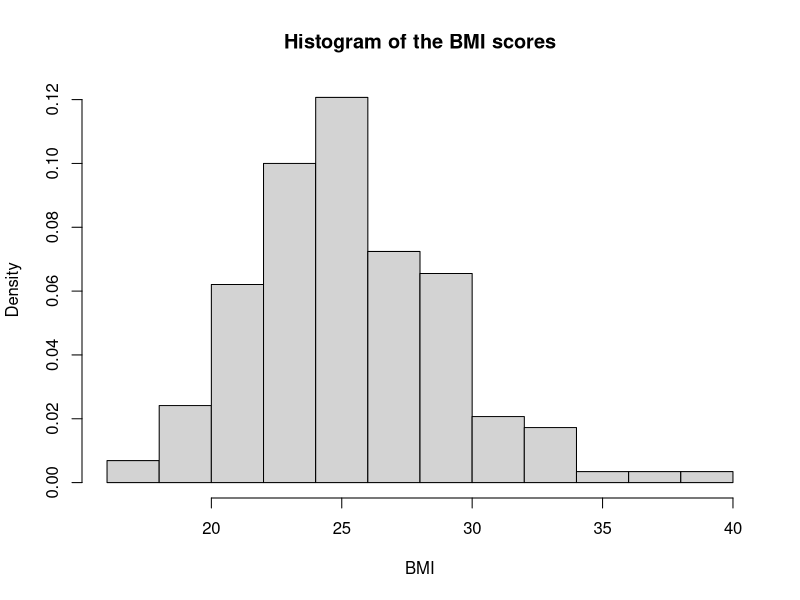
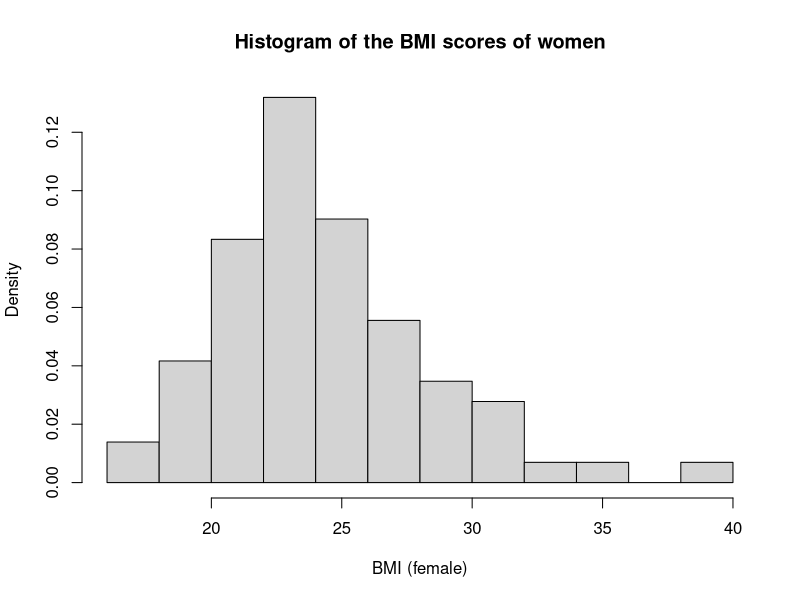
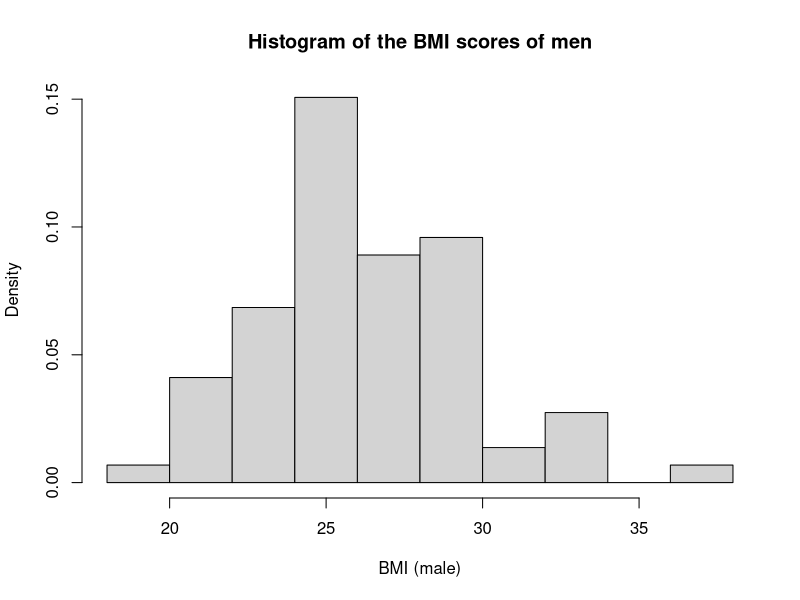
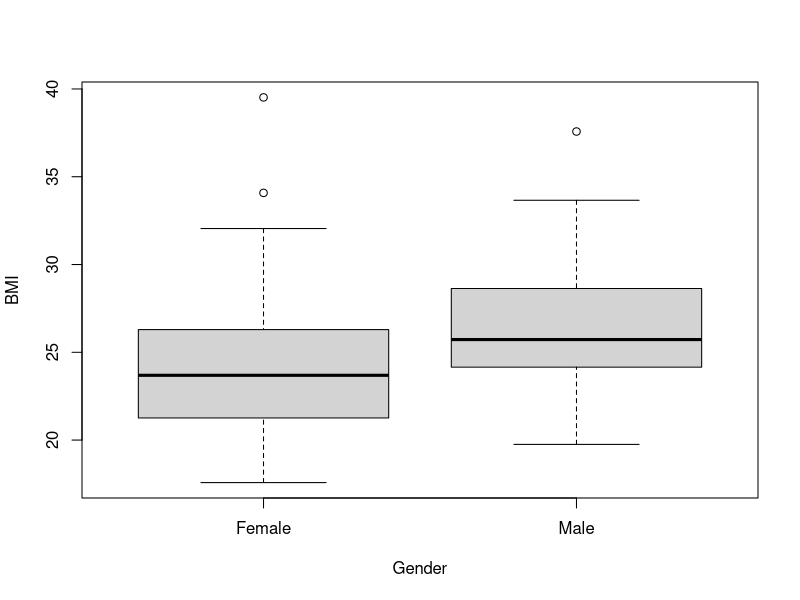
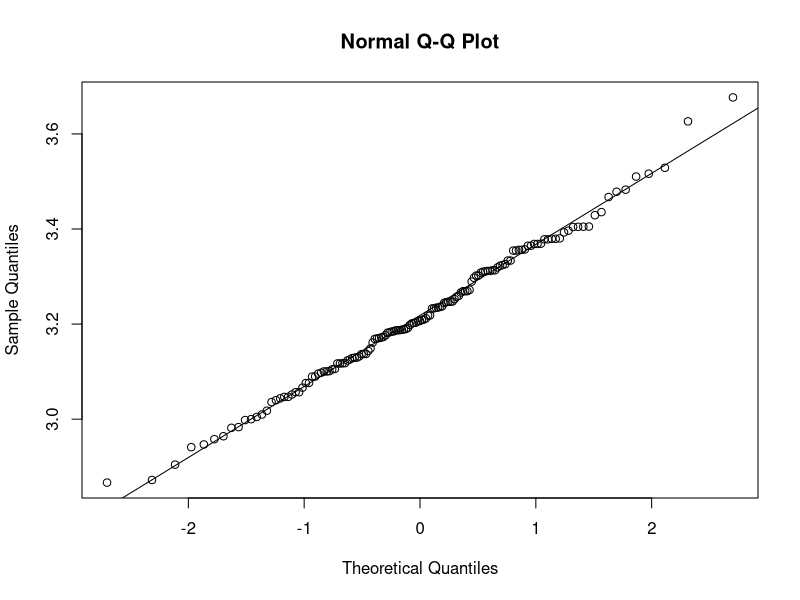
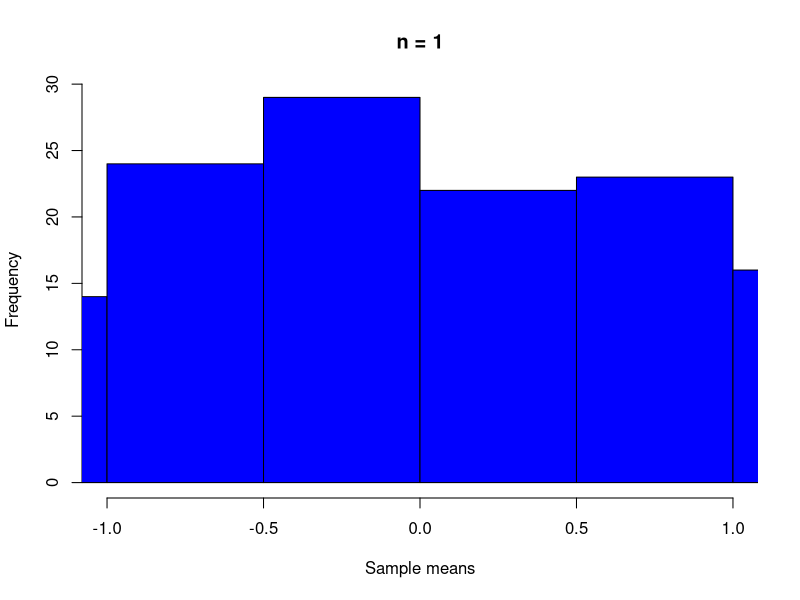
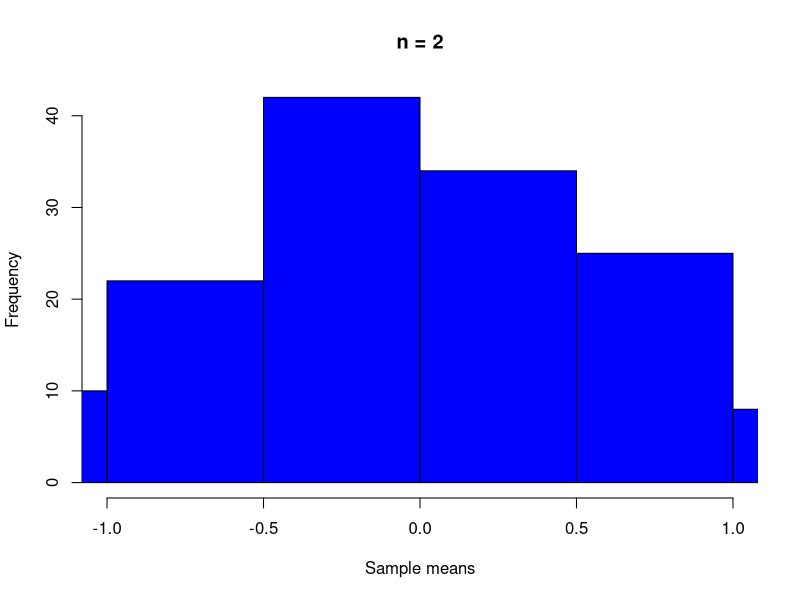
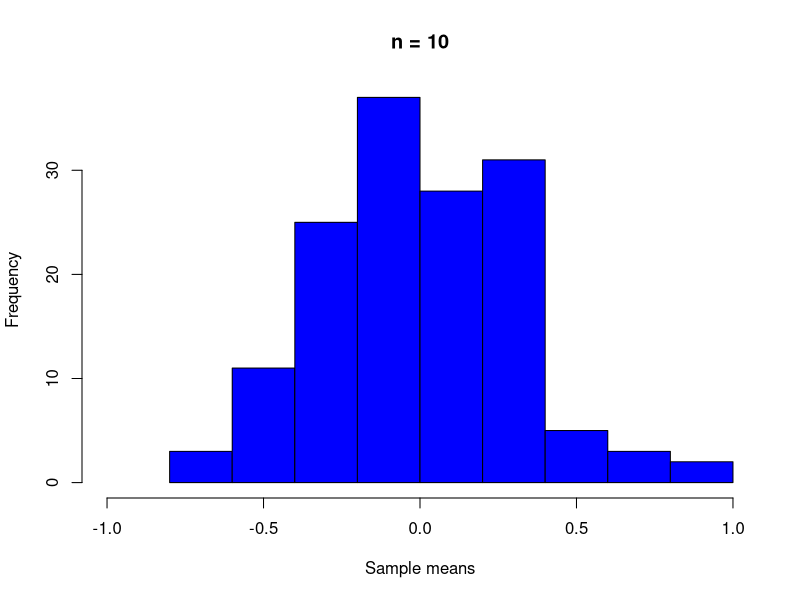

The R script that drew these images, in order:
######################## Project 1###################################
# Topic: BMI survey
# Author: Rebeka Bato Julianna (s182575)
# deadline : 23th October

# Reading the data into R and setting working directory
setwd("~/")
D <- read.table("bmi1_data.csv", header=TRUE, sep=";", as.is=TRUE)

#######First part: Discriptive analysis#######

###########Q/A###########
# Number of observational unites
dim(D)[1]
# Names of the variables:
names(D)
# Missing data
sum(is.na(D))

############Q/B###########
# Calculation of BMI scores, adding to data frame as "bmi"
D$bmi <- D$weight / (D$height/100) ^ 2
# Testing the new set of names and some BMI scores
head(D)
# Density histogram of the BMI scores
hist(D$bmi, xlab="BMI", prob=TRUE, main="Histogram of the BMI scores")
# Finding the meadian and the mean of BMI scores to verify the histogram is right-skewed
median(D$bmi)
mean(D$bmi)

###########Q/C############
# Dividing data into two subsets based on gender
Dfemale <- subset(D, gender == 0)
Dmale <- subset(D, gender == 1)
# Making separate density histograms of the subsets
hist(Dfemale$bmi, xlab="BMI (female)", prob=TRUE, main="Histogram of the BMI scores of women")
hist(Dmale$bmi, xlab="BMI (male)", prob=TRUE, main="Histogram of the BMI scores of men")
# Calculating the means and medians of the subsets
mean(Dfemale$bmi)
median(Dfemale$bmi)
mean(Dmale$bmi)
median(Dmale$bmi)

###########Q/D############
# Making box plot of the BMI scores by gender
boxplot(Dfemale$bmi, Dmale$bmi, names=c("Female", "Male"), xlab="Gender", ylab="BMI")

###########Q/E############
# Total number of observations
sum(!is.na(D$bmi), na.rm=TRUE)
# Mean of BMI scores, gender combined
mean(D$bmi, na.rm=TRUE)
# Median of BMI scores, gender combined
median(D$bmi, na.rm=TRUE)
# Sample variance of BMI scores, gender combined
var(D$bmi, na.rm=TRUE)
# Sample standard deviation of BMI scores, gender combined
sd(D$bmi, na.rm=TRUE)
# Finding lower (25%) and upper (75%) quartiles of the sample of BMI scores, gender combined
quantile(D$bmi, na.rm=TRUE)
---------------------------------
# Total number of observations of women
sum(!is.na(Dfemale$bmi), na.rm=TRUE)
# Mean of BMI scores of females
mean(Dfemale$bmi, na.rm=TRUE)
# Median of BMI scores of females
median(Dfemale$bmi, na.rm=TRUE)
# Sample variance of BMI scores of females 
var(Dfemale$bmi, na.rm=TRUE)
# Sample standard deviation of BMI scores of females
sd(Dfemale$bmi, na.rm=TRUE)
# Finding lower (25%) and upper (75%) quartiles of the sample of BMI scores of females
quantile(Dfemale$bmi, na.rm=TRUE)
---------------------------------
# Total number of observations of males
sum(!is.na(Dmale$bmi), na.rm=TRUE)
# Mean of BMI scores of males
mean(Dmale$bmi, na.rm=TRUE)
# Median of BMI scores of males
median(Dmale$bmi, na.rm=TRUE)
# Sample variance of BMI scores of males 
var(Dmale$bmi, na.rm=TRUE)
# Sample standard deviation of BMI scores of males
sd(Dmale$bmi, na.rm=TRUE)
# Finding lower (25%) and upper (75%) quartiles of the sample of BMI scores of males
quantile(Dmale$bmi, na.rm=TRUE)

#######Second part: Statistical analysis#######

###########Q/F############
# Adding log-transformation of BMI scores as a new vaiable to dataset
D$logbmi <- log(D$bmi)
# Creating qq-plot of log-transformed BMI
qqnorm(D$logbmi)
qqline(D$logbmi)
# Estimation of model parameters; mean and standard deviation of logbmi
mean(D$logbmi)
sd(D$logbmi)
# CLT
N1 = (D$logbmi-mean(D$logbmi))*1/sd(D$logbmi)
N2 = (D$logbmi-mean(D$logbmi))/sd(D$logbmi)/sqrt(2)
N10 = (D$logbmi-mean(D$logbmi))/sd(D$logbmi)/sqrt(10)
N30 = (D$logbmi-mean(D$logbmi))/sd(D$logbmi)/sqrt(30)

hist(N1, col="blue", main="n = 1", xlab="Sample means", ylab="Frequency", xlim=c(-1,1))
hist(N2, col="blue", main="n = 2", xlab="Sample means", ylab="Frequency", xlim=c(-1,1))
hist(N10, col="blue", main="n = 10", xlab="Sample means", ylab="Frequency", xlim=c(-1,1))
hist(N30, col="blue", main="n = 30", xlab="Sample means", ylab="Frequency", xlim=c(-1,1))
###########Q/G############
# Giving the t-quantiles with n=144 degrees of freedom
qt(0.975, 144)
# Giving the CI of mean of logbmi
t.test(D$logbmi, conf.level = 0.975)
# Taking the exponential of CI of mean of logbmi
exp(3.193203)
exp(3.242078)

###########Q/H############
# Giving tobs
tobs = (mean(D$logbmi)-log(25)) / (sd(D$logbmi) / sqrt(dim(D)[1]))
# Giving the p-value
pvalue = 2*(1-pt(abs(tobs),df=dim(D)[1]-1))
# Comparing the reults of the t-test with results in R
t.test(D$logbmi, mu=log(25))

###########Q/I############
# Adding log-transformation of BMI scores of women as a new vaiable to dataset Dfemale
Dfemale$logbmi <- log(Dfemale$bmi)
# Creating qq-plot of log-transformed BMI for females
qqnorm(Dfemale$logbmi)
qqline(Dfemale$logbmi)
# Adding log-transformation of BMI scores of men as a new vaiable to dataset Dmale
Dmale$logbmi <- log(Dmale$bmi)
# Creating qq-plot of log-transformed BMI for males
qqnorm(Dmale$logbmi)
qqline(Dmale$logbmi)
# Estimation of model parameters; mean and standard deviation of logbmi of females
mean(Dfemale$logbmi)
sd(Dfemale$logbmi)
# Estimation of model parameters; mean and standard deviation of logbmi of males
mean(Dmale$logbmi)
sd(Dmale$logbmi)

###########Q/I############
# Giving the CI of mean of logbmi of females
exp(t.test(Dfemale$logbmi, conf.level = 0.95)$conf.int)
# Giving the CI of mean of logbmi of females
exp(t.test(Dmale$logbmi, conf.level = 0.95)$conf.int)

###########Q/K############
# Giving tobs of two-sample setup
ms <- c(mean(Dmale$logbmi), mean(Dfemale$logbmi))
vs <- c(sd(Dmale$logbmi)^2, sd(Dfemale$logbmi)^2)
ns <- c(73, 72)
tobs2 = (ms[1]-ms[2])/sqrt(vs[1]/ns[1]+vs[2]/ns[2])
# Giving degrees of freedom of tobs2
v = ((vs[1]/ns[1]+vs[2]/ns[2])^2)/((vs[1]/ns[1])^2/(ns[1]-1)+(vs[2]/ns[2])^2/(ns[2]-1))
# Giving the p-value
pvalue2 = 2*(1-pt(abs(tobs2), df=133.7501))
# Comparing the reults of the t-test with results in R
t.test(D$logbmi[D$gender == 0], D$logbmi[D$gender == 1])

###########Q/L############
# Correlation between BMI and weight
cov(D$bmi, D$weight)/(sd(D$bmi)*sd(D$weight))
# Correlation between selected variables
cor(D[,c("weight","fastfood","bmi")], use="pairwise.complete.obs")
# Scatter-plots of different variables
plot(D$bmi, D$weight, xlab="BMI", ylab="weight", main="r = 0.828261")
plot(D$bmi, D$fastfood, xlab="BMI", ylab="Fast food", main="r = 0.1531578")
plot(D$weight, D$fastfood, xlab="Weight", ylab="Fast food", main="r = 0.2793223")
